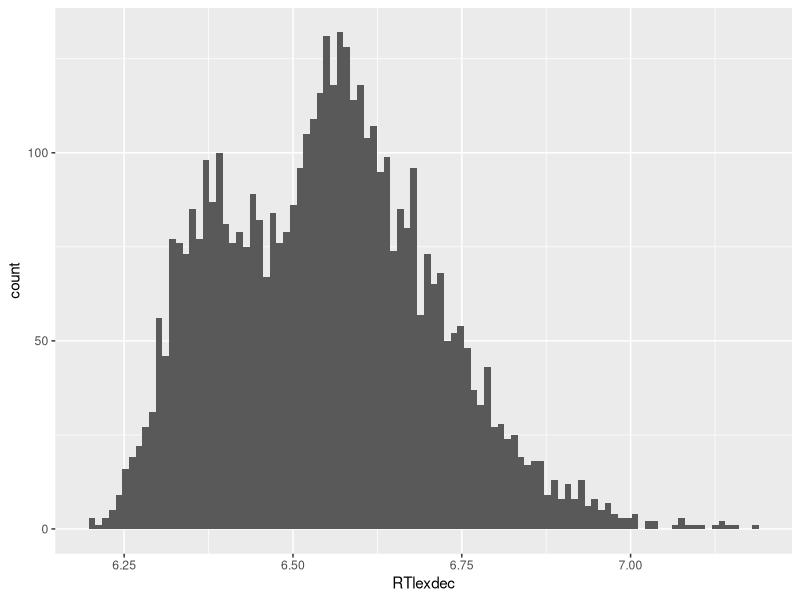
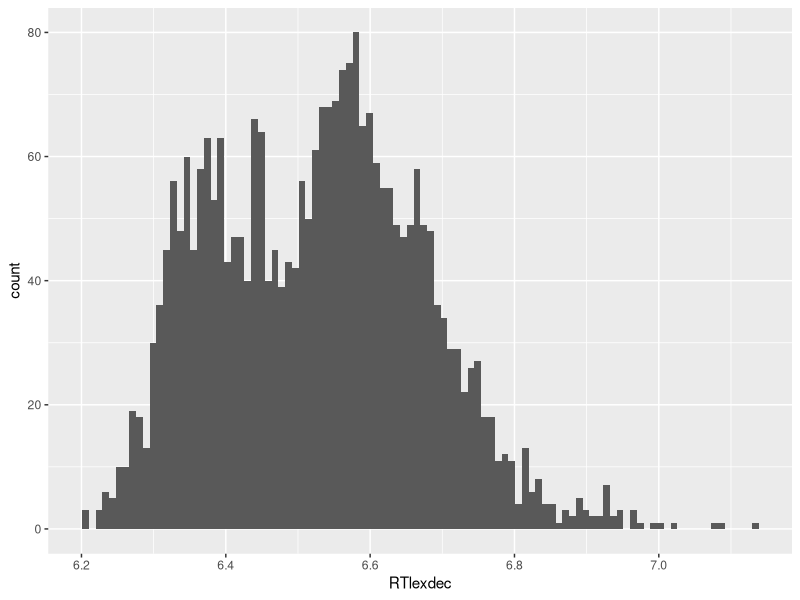

R code for these plots, in order:
## ---- chunk 1
knitr::opts_chunk$set(echo = TRUE)
## ---- chunk 2
# import library
library(tidyverse)
## ---- chunk 3
rt.df <- read_csv(file.path("data", "rts.csv"))
## ---- chunk 4
rt.df %>% 
  ggplot(aes(x = RTlexdec)) +
  geom_histogram(bins = 100)
## ---- chunk 5
rt.mean <- mean(rt.df$RTlexdec)
rt.sd <- sd(rt.df$RTlexdec)
## ---- chunk 6
rt.filtered <- rt.df %>% 
  filter(NounFrequency > 0, VerbFrequency > 0)

rt.filtered %>%
  summarize(rt.mean = mean(RTlexdec), rt.sd = sd(RTlexdec))

rt.filtered %>% 
  ggplot(aes(x = RTlexdec)) +
  geom_histogram(bins = 100)
## ---- chunk 7

